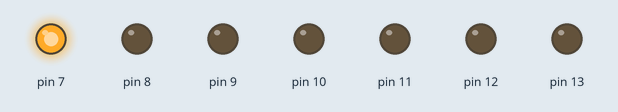
Recording of a sketch running on a simulated Arduino Uno, built with avr-gcc and run on an emulated ATmega328P. On the bench: output pins drawn as LEDs (lit = HIGH).

Above: at 0.5 s.
At 2.5 s:
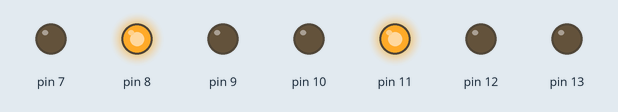
At 3.5 s:
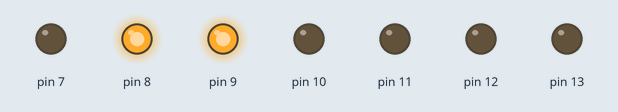
At 5.5 s:
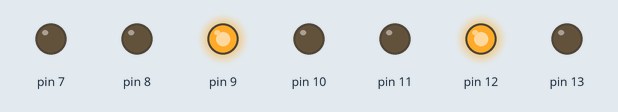
At 8.5 s:
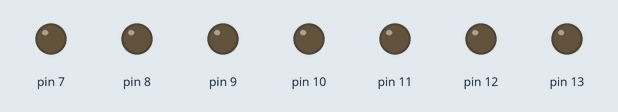
At 11.5 s:
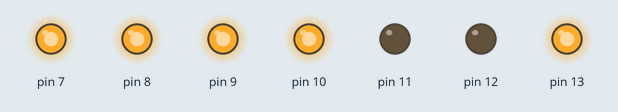
Timing chart, 0 to 13.0 s (numbered marks = the images above):
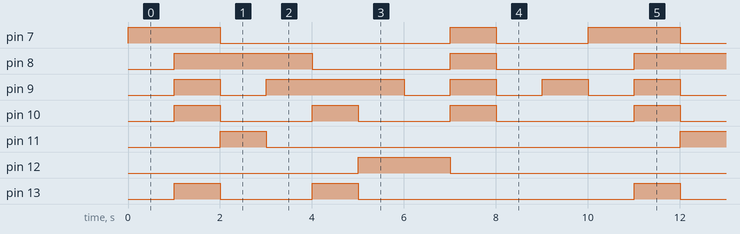

The sketch:

sketch_feb26a.ino
```cpp
void setup() {
  // put your setup code here, to run once:
pinMode(13,OUTPUT);
pinMode(12,OUTPUT);
pinMode(11,OUTPUT);
pinMode(10,OUTPUT);
pinMode(9,OUTPUT);
pinMode(8,OUTPUT);
pinMode(7,OUTPUT);

Serial.begin(9600);
}
int index=0;
String number[]={"0000001","1001111","0010010","0000110","1001100","0100100","0100000","0001111","0000000","0000100"};
void loop() {
  // put your main code here, to run repeatedly:
  int counter=0;

  for(int i=13;i>=7;i--){
  digitalWrite(i,String(number[index][counter]).toInt());
  counter++;
  }
  delay(1000);
index++;
  if(index==10)
  {
    index=0;
    }


}
```

Measured:
- by itself, pin 7: repeats every 10.0 s: LOW 5.0 s, HIGH 1.0 s, LOW 2.0 s, HIGH 2.0 s
- by itself, pin 8: repeats every 10.0 s: LOW 3.0 s, HIGH 1.0 s, LOW 3.0 s, HIGH 3.0 s
- by itself, pin 9: repeats every 10.0 s: LOW 1.0 s, HIGH 3.0 s, 3 × (LOW 1.0 s, HIGH 1.0 s)
- by itself, pin 10: repeats every 10.0 s: 2 × (LOW 2.0 s, HIGH 1.0 s), LOW 3.0 s, HIGH 1.0 s
- by itself, pin 11: alternates HIGH for 1.0 s and LOW for 9.0 s
- by itself, pin 12: alternates HIGH for 2.0 s and LOW for 8.0 s
- by itself, pin 13: repeats every 10.0 s: LOW 2.0 s, HIGH 1.0 s, LOW 6.0 s, HIGH 1.0 s
